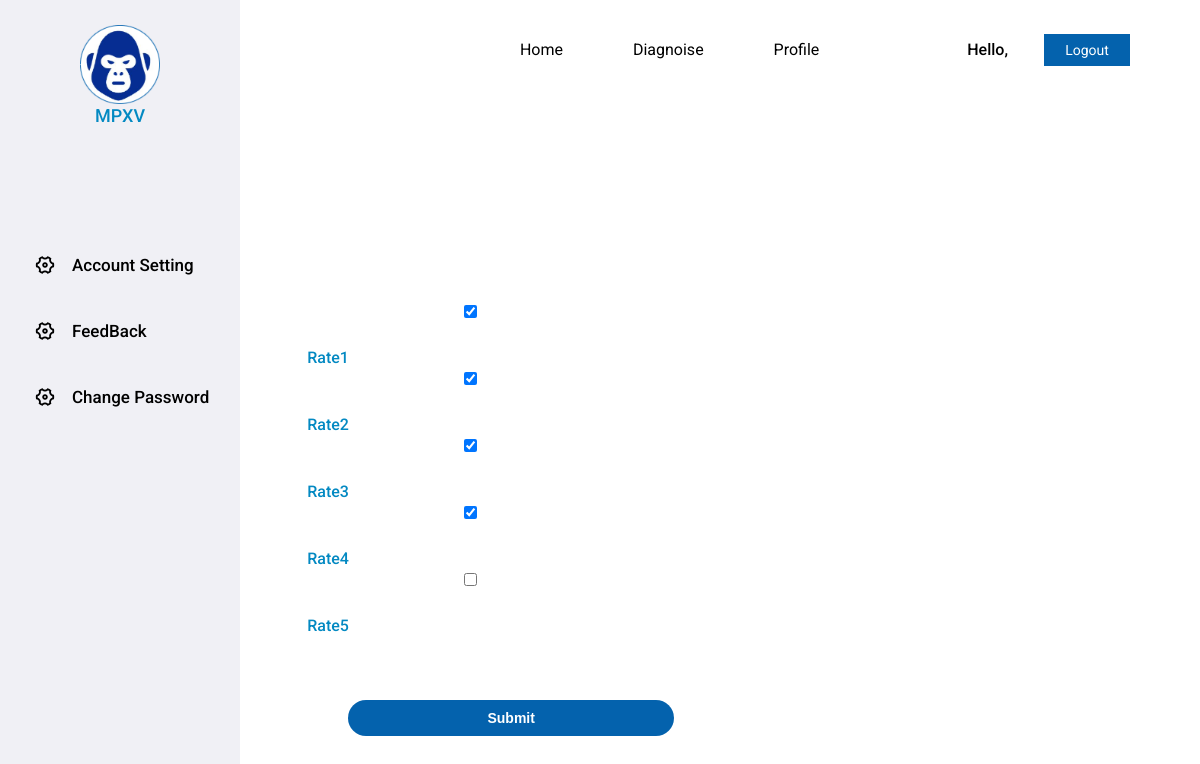
Before: /accounts/profile/taha/feedback with the older database file.
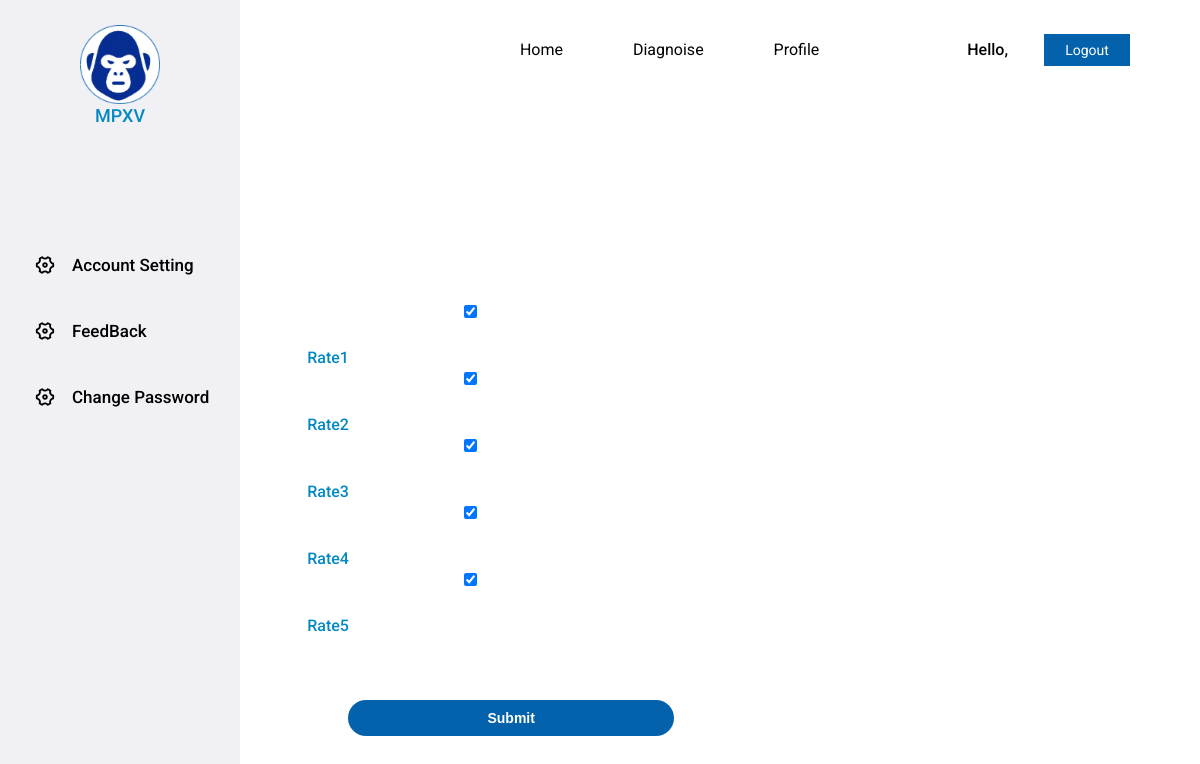
After: the same page with the newer database file.
### accounts/models.py (models this page shows, shortened)
class CustomUser(AbstractUser):
    email = models.EmailField(unique=True)
    USERNAME_FIELD = 'email'
    REQUIRED_FIELDS = ['username']
    is_doctor = models.BooleanField(default=False)
    is_admmin = models.BooleanField(default=False)
    is_user = models.BooleanField(default=False)
    image = models.ImageField(upload_to=image_upload, blank=True, null=True)
    age = models.PositiveIntegerField(null=True, blank=True)
    slug = models.SlugField(blank=True, null=True)
    address =models.CharField(max_length=50, blank=True, null=True)
    phone = models.CharField(max_length=11, null=True, blank=True)
    verify_image=models.BooleanField(default=False)
    rate1=models.BooleanField(default=False)
    rate2=models.BooleanField(default=False)
    rate3=models.BooleanField(default=False)
    rate4=models.BooleanField(default=False)
    rate5=models.BooleanField(default=False)

### accounts/views.py (the view, shortened to what this page needs)
# urls.py: path("profile/<str:slug>/feedback",RateUpdateView.as_view(),name="feedback"),
class RateUpdateView(UpdateView):
    model = CustomUser
    template_name = "roles/user-feedback.html"
    fields = ['rate1','rate4','rate2','rate3','rate5',]

### accounts/templates/roles/user-feedback.html (shortened to what this page needs)
{% extends 'roles/user_settings.html' %}
{% load bootstrap4 %}
{% load crispy_forms_tags %}
{% block content %}
<div class="content">
    <div class="head">
    </div>
    <div class="user-feedback-grid">
        <form method="post">
            {{form.rate1|as_crispy_field }}
            {{form.rate2|as_crispy_field }}
            {{form.rate3|as_crispy_field }}
            {{form.rate4|as_crispy_field }}
            {{form.rate5|as_crispy_field }}
            <div class="user-submit">
                <input type="submit" value="submit">
            </div>
        </form>
    </div>
    </div>
</div>
{% endblock content %}

Changed rows visible on the page:
changed CustomUser: rate5 "☐" → "☑"
